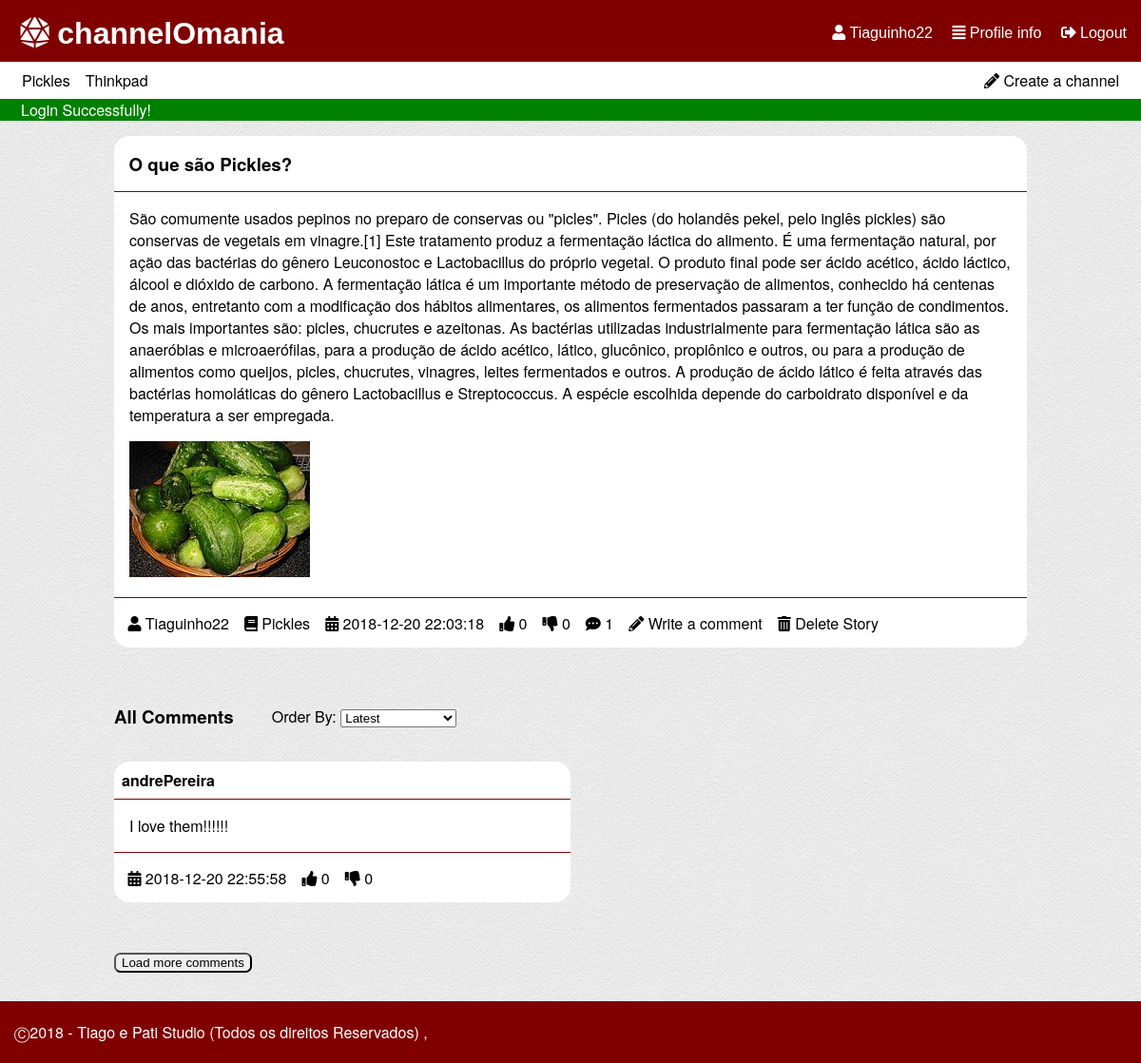
Page /pages/story.php?storyId=2 (signed in) on the committed database.
### tables this page shows
CREATE TABLE "channel" (
	`ID`	INTEGER NOT NULL,
	`name`	TEXT NOT NULL CHECK(length(name) > 0 and length(name) < 30) UNIQUE,
	`coverImage`	TEXT,
	`author`	INTEGER NOT NULL,
	PRIMARY KEY(`ID`),
	FOREIGN KEY(`author`) REFERENCES `user`(`ID`) ON DELETE Cascade ON UPDATE No Action
);

CREATE TABLE "story" (
	`storyID`	INTEGER NOT NULL,
	`title`	TEXT NOT NULL CHECK(length ( title ) > 0 and length ( title ) < 80),
	`content`	TEXT NOT NULL CHECK(length ( content ) > 0),
	`upvotes`	INTEGER NOT NULL DEFAULT 0,
	`downvotes`	INTEGER NOT NULL DEFAULT 0,
	`author`	INTEGER NOT NULL,
	`date`	TEXT NOT NULL CHECK(length ( date ) > 0),
	`channel`	INTEGER NOT NULL,
	`image`	TEXT,
	PRIMARY KEY(`storyID`),
	FOREIGN KEY(`channel`) REFERENCES `channel`(`ID`) ON DELETE Cascade ON UPDATE No Action,
	FOREIGN KEY(`author`) REFERENCES `user`(`ID`) ON DELETE Cascade ON UPDATE No Action
);

CREATE TABLE "user" (
	`ID`	INTEGER NOT NULL PRIMARY KEY AUTOINCREMENT,
	`username`	TEXT NOT NULL CHECK(length ( username ) > 0 and length ( username ) < 16),
	`email`	TEXT NOT NULL,
	`password`	TEXT NOT NULL CHECK(length ( password ) > 5),
	`birth`	TEXT CHECK(length ( birth ) > 0),
	`profilePic`	TEXT,
	`score`	INTEGER DEFAULT 0,
	CONSTRAINT `username` UNIQUE(`username`)
);

CREATE TABLE comment ( `ID` INTEGER NOT NULL, `content` TEXT NOT NULL CHECK(length ( content ) > 0), `date` TEXT NOT NULL CHECK(length ( date ) > 0), `story` INTEGER NOT NULL, `author` INTEGER NOT NULL, `upvotes` INTEGER NOT NULL DEFAULT 0, `downvotes` INTEGER NOT NULL DEFAULT 0, `image` INTEGER, FOREIGN KEY(`author`) REFERENCES `user`(`ID`) ON DELETE Cascade ON UPDATE No Action, FOREIGN KEY(`story`) REFERENCES `story`(`storyID`) ON DELETE Cascade ON UPDATE No Action, PRIMARY KEY(`ID`) );

### pages/story.php (called while the page is built, shortened)
<?php
  include_once('../database/db_story.php');
  include_once('../database/db_list.php');
  include_once('../templates/tpl_common.php');
  include_once('../templates/tpl_story.php');
  $story = getStory($_GET['storyId']);
  draw_header($story['title']);
  draw_story($story);
  $storyID = $story['storyID'];
  $comments = getCommentsByStory($storyID);
  draw_comments($comments);
  draw_footer();
?>

### database/db_list.php (called while the page is built, shortened)
<?php
function getCommentsByStory($storyID,$sort='',$offset=0,$limit=5) {
  switch($sort){
    default:
      $order = 'ID DESC';
      break;
  }
  $db = Database::instance()->db();
  $stmt = $db->prepare('SELECT *, comment.ID AS comID FROM comment INNER JOIN user ON author == user.ID WHERE comment.story = ? ORDER BY '.$order.' LIMIT ? OFFSET ?');
  $stmt->execute(array($storyID,$limit,$offset));
  return $stmt->fetchAll();
}
function listChannel($sort='') {
  switch($sort){
    case 'mActive':
      $order = 'n_stories DESC';
      break;
  }
  $db = Database::instance()->db();
  $stmt = $db->prepare('SELECT *,(SELECT COUNT(*) FROM story WHERE story.channel == channel.ID) AS n_stories,channel.ID as channelId FROM channel INNER JOIN user ON author=user.ID ORDER BY '.$order);
  $stmt->execute();
  return $stmt->fetchAll();
}
?>

### database/db_story.php (called while the page is built, shortened)
<?php
function getStory($id) {
  $db = Database::instance()->db();
  $stmt = $db->prepare('SELECT *,(SELECT COUNT(*) FROM comment WHERE comment.story == storyID) AS n_comments,channel.name AS channelName,story.author AS storyAuthor FROM story INNER JOIN user ON user.ID == story.author INNER JOIN channel ON channel.ID == story.channel  WHERE storyID == ?');
  $stmt->execute(array($id));
  return $stmt->fetch();
}
 ?>

### templates/tpl_story.php (the view, shortened to what this page needs)
<?php include_once('../templates/tpl_mainpage.php'); ?>
<?php include_once('../database/db_list.php'); ?>
<?php function draw_story($story) { ?>
  <section id="story">
    <article>
      <header>
        <h1><?php echo($story['title']); ?></h1>
      </header>
      <p><?php echo($story['content']); ?></p>
      <?php if($story['image']!=NULL){ ?>
      <a href="../files/storyImages/<?php echo($story['image'])?>" target="_blank"><img id="story_image" src="../files/smallStoryImages/<?php echo($story['image']); ?>" alt="<?php echo($story['title']); ?>'s image"></a>
      <?php }?>
      <footer><?php draw_story_info($story); ?></footer>
    </article>
  </section>
<?php } ?>
<?php function draw_comments($comments) { ?>
  <section id="comments" data-id="<?php if(!empty($comments)) echo($comments[0]['story']); ?>">
  <div id="order_comments"><h3>All Comments</h3>
  <p>Order By:
  <select id='orderSelector'>
    <option value="mRecent">Latest</option>
  </select></p></div>
  <section id="commentList">
  <?php foreach($comments as $comment) { ?>
    <?php draw_comment($comment); ?>
  <?php } ?>
</section>
  <button id="btnLoadComments">Load more comments</button>
  </section>
<?php } ?>
<?php function draw_comment($comment) { ?>
  <section id="comment">
    <article >
      <header>
        <a href="../pages/profile.php?userId=<?php echo($comment['author']); ?>"><?php echo($comment['username']); ?></a>
      </header>
      <p><?php echo($comment['content']); ?></p>
      <footer>
        <ul>
          <li><i class="fas fa-calendar-alt"></i> <?php echo($comment['date']); ?></li>
          <li class="commentUpVote" data-id="<?php echo($comment['comID']); ?>"><i class="fas fa-thumbs-up"></i> <?php echo($comment['upvotes']); ?></li>
          <li class="commentDownVote" data-id="<?php echo($comment['comID']); ?>"><i class="fas fa-thumbs-down"></i> <?php echo($comment['downvotes']); ?></li>
        </ul>
      </footer>
    </article>
  </section>
<?php } ?>

### templates/tpl_common.php (shortened to what this page needs)
<?php function draw_header($tabText = ""){
?>
<!DOCTYPE html>
<html lang="en-US">
  <head>
    <link href="../css/style.css" rel="stylesheet">
    <link href="../css/input.css" rel="stylesheet">
    <link href="../css/links.css" rel="stylesheet">
    <link rel="stylesheet" href="https://use.fontawesome.com/releases/v5.5.0/css/all.css">
  </head>
  <body>
    <header id="header">
      <?php if(isset($_SESSION['username'])){ ?>
        <div id='options'>
          <a href="../pages/profile.php"><i class="fas fa-user"></i> <?php echo($_SESSION['username']) ?></a>
          <a href="../pages/profile.php"><i class="fas fa-align-justify"></i> Profile info</a>
          <a href="../actions/action_logout.php"><i class="fas fa-sign-out-alt"></i> Logout</a>
        </div>
      <?php } ?>
      <h1><a href="mainpage.php"><i class="fas fa-dice-d20"></i> channelOmania</a></h1>
    </header>
    <?php if(isset($_SESSION['username'])){ ?>
    <div id="list_channels">
      <p><a href = "../pages/new_channel.php" ><i class="fas fa-pencil-alt"></i> Create a channel</a></p>
      <?php $channels = listChannel('mActive'); ?>
      <ul>
      <?php if(count($channels) > 5) { ?>
        <?php for ($i=0; $i < 5; $i++) { ?>
          <li><a href = "../pages/channel.php?channelId=<?php echo($channels[$i]['channelId']); ?>" ><?php echo($channels[$i]['name']); ?></a></li>
        <?php } ?>
          <li id="moreChannels"><a href = "../pages/all_channels.php" >More Channels</a></li>
      <?php } else { ?>
        <?php foreach($channels as $channel_list){ ?>
          <li><a href = "../pages/channel.php?channelId=<?php echo($channel_list['channelId']); ?>" ><?php echo($channel_list['name']); ?></a></li>
        <?php } ?>
      <?php } ?>
      </ul>
    </div>
    <?php } ?>
    <?php if (isset($_SESSION['messages'])) {?>
      <section id="messages">
        <?php foreach($_SESSION['messages'] as $message) { ?>
          <div class="<?=$message['type']?>"><?=$message['content']?></div>
        <?php } ?>
      </section>
    <?php unset($_SESSION['messages']); } ?>
<?php } ?>
<?php function draw_footer(){
  ?>
  <footer class="footer">
    <p>	&#9400;2018 - Tiago e Pati Studio (Todos os direitos Reservados) ,</p>
  </footer>
</body>
</html>
<?php }
 ?>

### templates/tpl_mainpage.php (shortened to what this page needs)
<?php include_once('../templates/tpl_story.php'); ?>
<?php function draw_story_info($story) { ?>
  <ul>
    <li><a href="../pages/profile.php?userId=<?php echo($story['storyAuthor']); ?>"><i class="fas fa-user"></i> <?php echo($story['username']); ?></a></li>
    <li><a href="../pages/channel.php?channelId=<?php echo($story['channel']); ?>"><i class="fas fa-book"></i> <?php echo($story['channelName']); ?></a></li>
    <li><i class="fas fa-calendar-alt"></i> <?php echo($story['date']); ?></li>
    <li class="nUpVote" data-id="<?php echo($story['storyID']); ?>"><i class="fas fa-thumbs-up"></i> <?php echo($story['upvotes']); ?></li>
    <li class="nDownVote" data-id="<?php echo($story['storyID']); ?>"><i class="fas fa-thumbs-down"></i> <?php echo($story['downvotes']); ?></li>
    <li><i class="fas fa-comment-dots"></i> <?php echo($story['n_comments']); ?></li>
    <li><a href="../pages/new_comment.php?storyId=<?php echo($story['storyID']); ?>"><i class="fas fa-pencil-alt"></i> Write a comment</a></li>
    <?php if($story['username'] == $_SESSION['username']) { ?>
      <li><a href="../actions/action_delete_story.php?storyId=<?php echo($story['storyID']); ?>&csrf=<?php echo($_SESSION['csrf']); ?>"><i class="fas fa-trash-alt"></i> Delete Story</a></li>
    <?php } ?>
  </ul>
<?php } ?>

### css/style.css (style rules this page uses)
body { font-family: IBMPlexSans, Helvetica Neue, Segoe UI, Helvetica, Verdana, Arial, sans-serif; background-image: url("../files/background.png"); margin: 0; }
ul { display: flex; flex-wrap: wrap; flex-direction: row; padding: 0; margin: 0; }
li { text-align: center; list-style-type: none; padding: 0.5em; }
#list_channels { background-color: white; position: relative; padding: 0px 15px; }
#list_channels p { float: right; margin: 0; }
#list_channels li, #list_channels p { padding: 0; }
#header { background-color: #800000; padding: 0.2em 15px; position: relative; }
#header h1 { margin: 0.2em; }
h1 { margin-left: 0.5em; }
#options { float: right; height: 0; }
article { background-color: white; width: 80%; margin: auto; border-radius: 1em; margin-bottom: 40px; }
article h1 { margin: auto; }
article header { margin-top: 1em; padding: 0.5em; border-bottom: 1px solid #800000; }
article p, article p,article img { padding-left: 1em; padding-right: 1em; }
article img { padding-bottom: 1em; }
article img { align-self: auto; }
article footer { padding: 0.4em; border-top: 1px solid #800000; }
#messages .error,#messages .success { padding-left: 22px; }
#messages .success { background-color: green; color: white; }
body,html { min-height: 80vh; }
#header div { margin-top: 1.2em; }
#order_comments { display: flex; margin-left: 20%; }
#order_comments p { margin: 1.3em 1em 1em 2.5em; }
#btnLoadComments, #btnLoadStories { margin-top: 1em; margin-left: 10%; border-radius: 0.5em; }
#storyList article h1, #story article h1 { margin: auto; padding: 0.4em; }
.footer { clear: left; bottom: auto; margin-top: 30px; padding: 5px 15px; background-color: #800000; color: white; }
#comments { width: 80%; margin: auto; }
#comments #order_comments { margin-left: 0px; }
#comments #commentList #comment article { margin-left: 0px; width: 50%; }
#comments #btnLoadComments { margin-left: 0; }

### css/links.css (style rules this page uses)
#header a { color: white; font-family: Helvetica; }
#header div a { list-style-type: none; padding-left: 1em; }
a:link, a:visited { color: black; text-decoration: none; }
#list_channels li a, #list_channels p a { padding: 0.5em 0.5em; display: block; }
article header a, #story_preview h3 a { font-weight: bold; }

### rows in the picture
channel: name "Pickles"
channel: name "Thinkpad"
story: title "O que são Pickles?", content "São comumente usados pepinos no preparo de conservas ou \"picles\". Picles (do holandês pekel, pelo inglês pickles) são conservas de vegetais em vinagre.[1] Este tratamento produz a fermentação láctica do alimento. É uma fermentação natural, por ação das bactérias do gênero Leuconostoc e Lactobacillus do próprio vegetal. O produto final pode ser ácido acético, ácido láctico, álcool e dióxido de carbono. A fermentação lática é um importante método de preservação de alimentos, conhecido há centenas de anos, entretanto com a modificação dos hábitos alimentares, os alimentos fermentados passaram a ter função de condimentos. Os mais importantes são: picles, chucrutes e azeitonas. As bactérias…", image (picture), author.username "Tiaguinho22", channel.name "Pickles", date "2018-12-20 22:03:18", upvotes "0", downvotes "0"
comment: author.username "andrePereira", content "I love them!!!!!!", date "2018-12-20 22:55:58", upvotes "0", downvotes "0"

### other values in the picture
$_SESSION['username'] "Tiaguinho22"
$message['content'] "Login Successfully!"
$story['n_comments'] "1"
